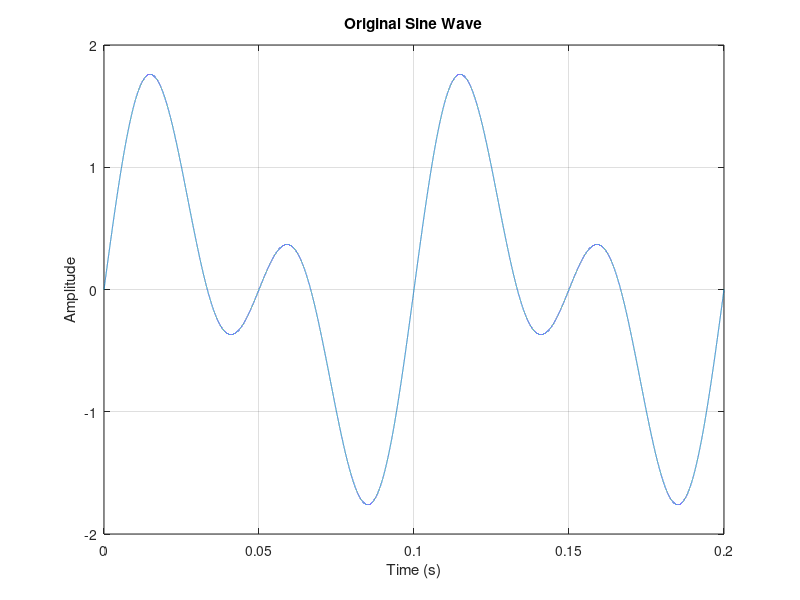
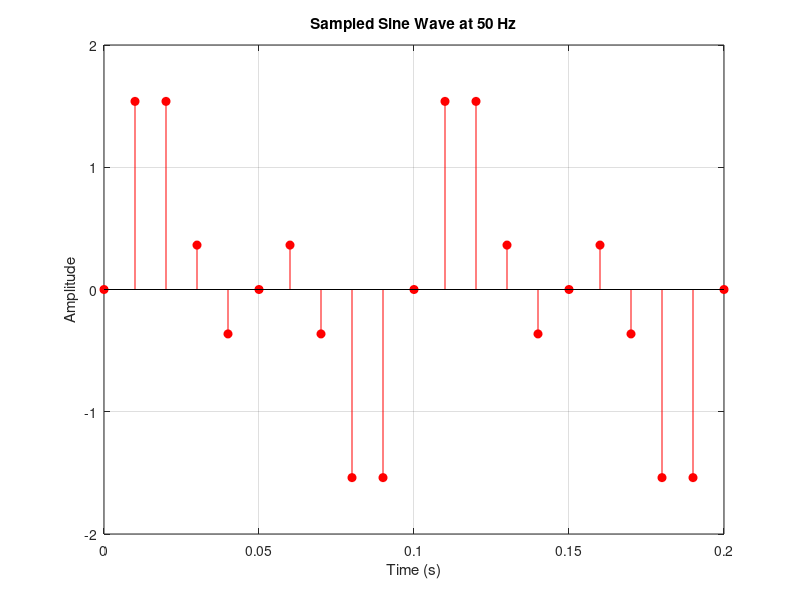
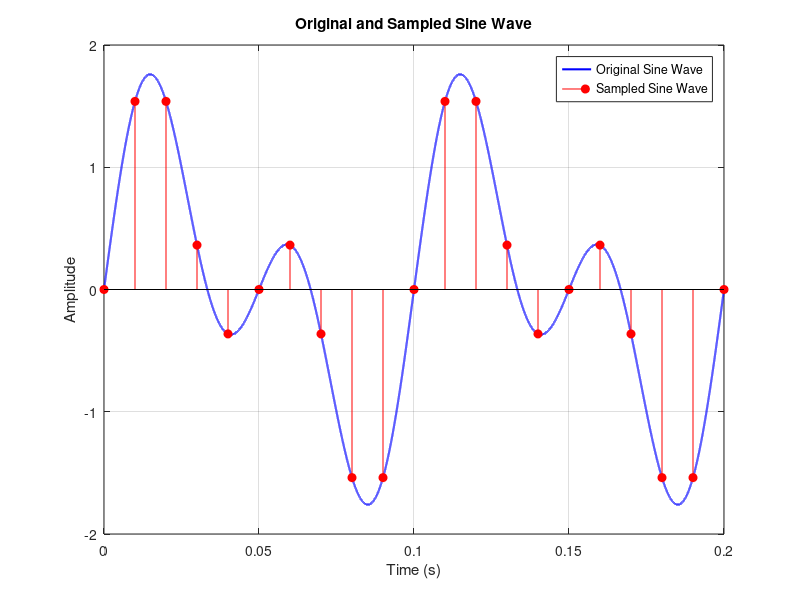

Source code (MATLAB) for these figures, in order:
% Original sine wave
f1 = 10; % Frequency of the sine wave (10 Hz)
f2 = 20;
t = linspace(0, 0.2, 100000);     % High-resolution time vector (100,000 points)
y = sin(2 * pi * f1 * t) +  sin(2 * pi * f2 * t);         % Original sine wave

% Plot the original sine wave
figure;
plot(t, y);
title('Original Sine Wave');
xlabel('Time (s)');
ylabel('Amplitude');
grid on;

% Step 1: Choose a sampling rate (e.g., 50 Hz)
fs = 100;                          % Sampling rate (50 samples per second)

% Step 2: Create the new time vector with fewer samples
t_sampled = 0:1/fs:0.2;           % New time vector with sampling rate fs
y_sampled = sin(2 * pi * f1 * t_sampled) +  sin(2 * pi * f2 * t_sampled);  % Sampled sine wave

% Step 3: Plot the sampled sine wave
figure;
stem(t_sampled, y_sampled, 'r', 'filled');  % Use stem to show discrete samples
title('Sampled Sine Wave at 50 Hz');
xlabel('Time (s)');
ylabel('Amplitude');
grid on;


figure;
plot(t, y, 'b', 'LineWidth', 1.5);           % Plot the original sine wave in blue
hold on;                                     % Keep the current plot
stem(t_sampled, y_sampled, 'r', 'filled');   % Plot the sampled sine wave in red
title('Original and Sampled Sine Wave');
xlabel('Time (s)');
ylabel('Amplitude');
legend('Original Sine Wave', 'Sampled Sine Wave');
grid on;
